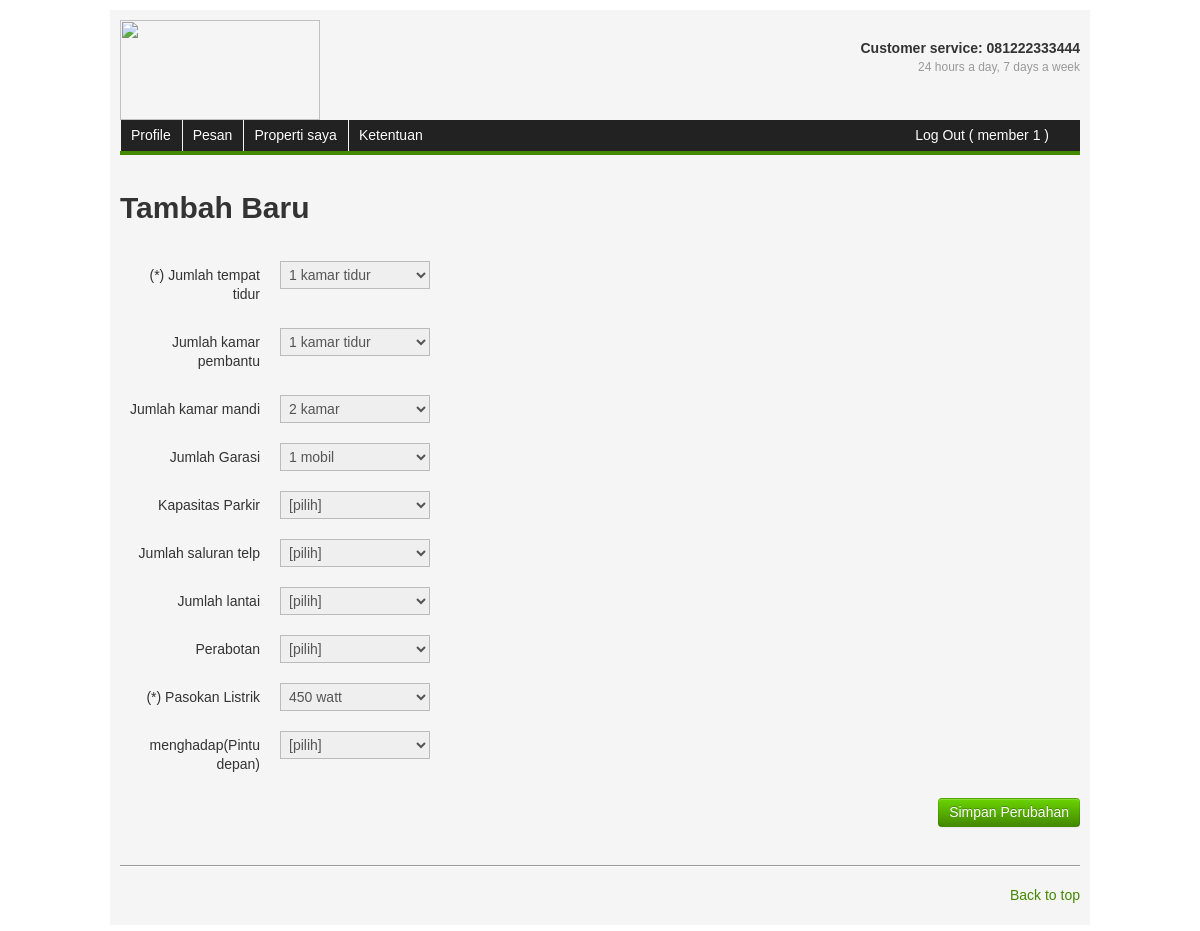
Screenshot of /member/listing/additional_info/1/show_edit/done (signed in) with the database file from the repository.
### tables this page shows
CREATE TABLE IF NOT EXISTS `tbl_config` (
  `item` varchar(50) DEFAULT NULL,
  `value` varchar(50) DEFAULT NULL
);

CREATE TABLE IF NOT EXISTS `tbl_listing` (
  `id` int(10) NOT NULL AUTO_INCREMENT,
  `jenis_iklan` enum('premium','gratis') DEFAULT 'gratis',
  `bukti_pembayaran` varchar(50) DEFAULT NULL,
  `bukti_pembayaran_status` enum('none','pending','ok','error') DEFAULT NULL,
  `tgl_pembayaran` date DEFAULT NULL,
  `premium_tgl_berakhir` date DEFAULT NULL,
  `id_member` smallint(6) DEFAULT NULL,
  `tgl_buat` datetime DEFAULT NULL,
  `is_verified` enum('Y','N') DEFAULT 'N',
  `tgl_terjual` datetime DEFAULT NULL,
  `last_edit` timestamp NULL DEFAULT CURRENT_TIMESTAMP ON UPDATE CURRENT_TIMESTAMP,
  `tipe_listing` enum('jual','sewa') DEFAULT 'jual',
  `id_tipe_properti` tinyint(4) DEFAULT NULL,
  `judul_listing` varchar(150) DEFAULT NULL,
  `lat` varchar(150) DEFAULT NULL,
  `lng` varchar(150) DEFAULT NULL,
  `deskripsi_listing` text,
  `provinsi` varchar(2) DEFAULT NULL,
  `kabupaten` varchar(4) DEFAULT NULL,
  `kecamatan` varchar(7) DEFAULT NULL,
  `alamat_lengkap` text,
  `tipe_harga` enum('nego','diminta','kisaran') DEFAULT 'diminta',
  `harga` double DEFAULT NULL,
  `satuan_harga` enum('ribu','juta','milyar') DEFAULT 'juta',
  `satuan_sebenarnya` double DEFAULT NULL,
  `id_jns_sertifikat` tinyint(4) DEFAULT NULL,
  `luas_bangunan` float DEFAULT '0' COMMENT 'meter persegi',
  `dimensi_bangunan` varchar(50) DEFAULT NULL COMMENT 'meter x meter',
  `luas_tanah` float DEFAULT '0' COMMENT 'meter persegi',
  `dimensi_tanah` varchar(50) DEFAULT NULL COMMENT 'meter x meter',
  `thn_pembangunan` smallint(6) DEFAULT NULL,
  `jml_kamar_tidur` tinyint(4) DEFAULT '0',
  `jml_kamar_pembantu` tinyint(4) DEFAULT '0',
  `jml_kamar_mandi` tinyint(4) DEFAULT '0',
  `jml_garasi` tinyint(4) DEFAULT '0',
  `jml_carport` tinyint(4) DEFAULT '0',
  `jml_saluran_telp` tinyint(4) DEFAULT '0',
  `jml_lantai` tinyint(4) DEFAULT '0',
  `kondisi` enum('takberperabot','sebagian','lengkap') DEFAULT 'takberperabot',
  `pasokan_listrik` varchar(50) DEFAULT NULL,
  `menghadap` enum('north','neast','nweast','east','weast','seast','sweast','south') DEFAULT NULL COMMENT 'menghadap(pintu depan)',
  `new_house` enum('Y','N') DEFAULT 'N',
  `has_sold` enum('Y','N') DEFAULT 'N',
  `total_dilihat` int(10) DEFAULT '0',
  `verification_code` varchar(50) DEFAULT NULL,
  PRIMARY KEY (`id`)
);

CREATE TABLE IF NOT EXISTS `tbl_pasokan_listrik` (
  `id` smallint(6) DEFAULT NULL,
  `besar` varchar(50) DEFAULT NULL
);

### jualrumah/views/member/listing/additional_info.php (the view, shortened to what the rows shown need)
<div class="row">
    <div class="span12">
        <div class="page-header">
    		<h1><?php echo 'Tambah Baru';?></h1>
    	</div>
    </div>
</div>
<div class="row">
  <div class="span12">
      <form class="form-horizontal" method="post" action="<?php echo base_url()?>member/listing/additional_info/<?php echo $listing_id; ?>/submit/<?php echo $status; ?>" accept-charset="UTF-8">
        	<div class="control-group">
        	   <label for="focusedInput" class="control-label">(*) <?php echo 'Jumlah tempat tidur'; ?></label>
        	   <div class="controls">
        			<select name="jml_kamar_tidur" id="jml_kamar_tidur" class="input-medium focused">
        			      <?php
        			      for($i = 0;$i <= 10 ;$i++){
                             if($i == 0){
                               ?>
                                  <option  <?php if(isset($data['jml_kamar_tidur'])){ echo $data['jml_kamar_tidur'] == "0"  ? 'selected="selected"' : ''; } ?> value="0">Studio</option>
                               <?php
                             }elseif ($i == 10){
                                 ?>
                                  <option <?php if(isset($data['jml_kamar_tidur'])){ echo $data['jml_kamar_tidur'] == "10" ? 'selected="selected"' : ''; } ?> value="10+">10+ <?php echo 'kamar tidur'; ?></option>
                                 <?php
                             }else{
                                 ?>
                                 <option <?php if(isset($data['jml_kamar_tidur'])){ echo $data['jml_kamar_tidur'] == $i ? 'selected="selected"' : ''; } ?> value="<?php echo $i;?>"> <?php echo $i . ' kamar tidur'; ?>  </option>
                                 <?php
                             }
                          }
        			    ?>
        			</select>
        	  </div>
        	</div>
        	<div class="control-group">
        	   <label for="focusedInput" class="control-label"><?php echo 'Jumlah kamar pembantu';?></label>
        	   <div class="controls">
        			<select name="jml_kamar_pembantu" id="jml_kamar_pembantu" class="input-medium focused">
        			    <?php
        			      for($i = 1;$i <= 10 ;$i++){
                             if ($i == 10){
                                 ?>
                                  <option <?php if(isset($data['jml_kamar_pembantu'])){ echo $data['jml_kamar_pembantu'] == 10 ? 'selected="selected"' : ''; } ?> value="10+">10+</option>
                                 <?php
                             }else{
                                 ?>
                                 <option <?php if(isset($data['jml_kamar_pembantu'])){ echo $data['jml_kamar_pembantu'] == $i ? 'selected="selected"' : ''; } ?> value="<?php echo $i;?>"><?php echo $i .' kamar tidur' ;?>  </option>
                                 <?php
                             }
                          }
        			    ?>
        			</select>
        	  </div>
        	</div>
        	<div class="control-group">
        	   <label for="focusedInput" class="control-label"><?php echo 'Jumlah kamar mandi'; ?></label>
        	   <div class="controls">
        			<select name="jml_kamar_mandi" id="jml_kamar_mandi" class="input-medium focused">
        			    <?php
        			      for($i = 1;$i <= 10 ;$i++){
                             if ($i == 10){
                                 ?>
                                  <option <?php if(isset($data['jml_kamar_mandi'])){ echo $data['jml_kamar_mandi'] == 10 ? 'selected="selected"' : ''; } ?> value="10+">10+ <?php echo 'Kamar';?></option>
                                 <?php
                             }else{
                                 ?>
                                 <option <?php if(isset($data['jml_kamar_mandi'])){ echo $data['jml_kamar_mandi'] == $i ? 'selected="selected"' : ''; } ?> value="<?php echo $i;?>"><?php echo $i .' kamar' ;?>  </option>
                                 <?php
                             }
                          }
        			    ?>
        			</select>
        	  </div>
        	</div>
        	<div class="control-group">
        	   <label for="focusedInput" class="control-label"><?php echo 'Jumlah Garasi'; ?></label>
        	   <div class="controls">
        			<select name="jml_garasi" id="jml_garasi" class="input-medium focused">
        			    <?php
        			      for($i = 1;$i <= 10 ;$i++){
                             if ($i == 10){
                                 ?>
                                  <option <?php if(isset($data['jml_garasi'])){ echo $data['jml_garasi'] == 10 ? 'selected="selected"' : ''; } ?> value="10+">10+ <?php echo 'mobil'?></option>
                                 <?php
                             }else{
                                 ?>
                                 <option <?php if(isset($data['jml_garasi'])){ echo $data['jml_garasi'] == $i ? 'selected="selected"' : ''; } ?> value="<?php echo $i;?>"><?php echo $i .' ' . 'mobil' ;?>  </option>
                                 <?php
                             }
                          }
        			    ?>
        			</select>
        	  </div>
        	</div>
        	<div class="control-group">
        	   <label for="focusedInput" class="control-label"><?php echo 'Kapasitas Parkir'; ?></label>
        	   <div class="controls">
        			<select name="jml_carport" id="jml_carport" class="input-medium focused">
        			    <option value=""><?php echo  '[pilih]';?></option>
        			</select>
        	  </div>
        	</div>
        	<div class="control-group">
        	   <label for="focusedInput" class="control-label"><?php echo 'Jumlah saluran telp'; ?></label>
        	   <div class="controls">
        			<select name="jml_saluran_telp" id="jml_saluran_telp" class="input-medium focused">
        			    <option value=""><?php echo  '[pilih]';?></option>
        			</select>
        	  </div>
        	</div>
        	<div class="control-group">
        	   <label for="focusedInput" class="control-label"><?php echo 'Jumlah lantai'; ?></label>
        	   <div class="controls">
        			<select name="jml_lantai" id="jml_lantai" class="input-medium focused">
        			    <option value=""><?php echo  '[pilih]';?></option>
        			</select>
        	  </div>
        	</div>
        	<div class="control-group">
        		<label for="focusedInput" class="control-label"><?php echo 'Perabotan'; ?></label>
        		<div class="controls">
        			<select name="kondisi" id="kondisi" class="input-medium focused">
        				<option value=""><?php echo  '[pilih]';?></option>
        			</select>
        		</div>
        	</div>
        	<div class="control-group">
        		<label for="focusedInput" class="control-label">(*) <?php echo 'Pasokan Listrik'; ?></label>
        		<div class="controls">
        			<select name="pasokan_listrik" id="pasokan_listrik" class="input-medium focused">
        				<?php foreach ($m_pasokan_listrik as $r_listrik) {?>
        				    <option <?php if(isset($data['pasokan_listrik'])){ echo $r_listrik->id == $data['pasokan_listrik'] ? 'selected="selected"' : ''  ?> value="<?php echo $r_listrik->id;}?>"><?php echo $r_listrik->besar;?></option>
        				<?php }?>
        			</select>
        		</div>
        	</div>
        	<div class="control-group">
        		<label for="focusedInput" class="control-label"><?php echo 'menghadap(Pintu depan)' ?></label>
        		<div class="controls">
        			<select name="menghadap" id="menghadap" class="input-medium focused">
        			    <option value=""><?php echo  '[pilih]';?></option>
        			</select>
        		</div>
        	</div>
        	<div class="control-group">
        		<div class="controls">
        		<?php if($status == 'go_next'):?>
                    <button type="submit" class="btn btn-primary pull-right"><?php echo 'Lanjut =>'; ?></button>
                <?php else:?>
                    <button type="submit" class="btn btn-primary pull-right"><?php echo 'Simpan Perubahan'; ?></button>
                <?php endif;?>
        		</div>
        	</div>
        </form>
   </div>
</div>

### jualrumah/views/view_index.php (shortened to what the rows shown need)
<!DOCTYPE html PUBLIC "-//W3C//DTD XHTML 1.0 Transitional//EN" "http://www.w3.org/TR/xhtml1/DTD/xhtml1-transitional.dtd">
<html xmlns="http://www.w3.org/1999/xhtml">
   <head>
      <link id="switch_style" href="<?php echo base_url();?>assets/web/css/bootstrap.css" rel="stylesheet" />
      <link id="switch_style" href="<?php echo base_url();?>assets/web/css/real_estate.css" rel="stylesheet" />
      <link rel="stylesheet" href="<?php echo base_url()?>assets/web/js/jquery.aw-showcase/css/style.css" />
      <link rel="stylesheet" href="<?php echo base_url()?>assets/web/js/badger/badger.min.css" />
      <link rel="stylesheet" href="<?php echo base_url();?>assets/web/js/sticky/sticky.min.css" />
      <link rel="stylesheet" href="<?php echo base_url();?>assets/easy-autocomplete/easy-autocomplete.css" />
   </head>
   <body>
      <div class="container" style="background-color:#f5f5f5;padding:10px">
         <?php
            $cs_phone = get_setting('cs_phone');
            ?>
         <div class="row" style="height:100px">
            <div class="span4 logo">
               <a href="<?php echo base_url()?>">
                  <div class="row">
                     <div class="span1">
                        <img src="<?php echo base_url();?>uploads/logo.jpg" alt="" height="100" width="200"/>
                     </div>
                     <div class="span3">
                        <h1>
                           <small>Bursa Properti Online</small><br />
                        </h1>
                     </div>
                  </div>
               </a>
            </div>
            <div class="span4 customer_service pull-right text-right">
               <br />
               <h4>Customer service: <?php echo $cs_phone;?></h4>
               <h4>
                  <small>24 hours a day, 7 days a week</small>
               </h4>
            </div>
         </div>
         <div class="row">
            <div class="span12">
               <div class="navbar">
                  <div class="navbar-inner">
                     <div class="container">
                        <div class="nav-collapse">
                           <ul class="nav">
                              <?php if($this->session->userdata('sudah_login') == 1){ ?>
                                <li><a href="<?php echo base_url()?>member/profile/<?php echo $this->session->userdata('nama_lengkap')?>">Profile</a></li>
                                <li><a href="<?php echo base_url()?>member/message/<?php echo $this->session->userdata('nama_lengkap')?>">Pesan</a></li>
                                <li><a href="<?php echo base_url()?>member/listing/<?php echo $this->session->userdata('nama_lengkap')?>">Properti saya</a></li>
                                <li><a href="<?php echo base_url()?>conditions">Ketentuan</a></li>
                            <?php } ?>
                           </ul>
                           <ul class="nav pull-right">
                              <?php if($this->session->userdata('sudah_login') == 0):?>
                              <li class="dropdown">
                                 <a class="dropdown-toggle" href="#" data-toggle="dropdown">Daftar <strong class="caret"></strong></a>
                                 <div class="dropdown-menu">
                                    <form action="<?php echo base_url()?>signup" method="post" >
                                       <input type="email" name="email" placeholder="Email" size="30" />
                                       <input type="text" name="nama_depan" placeholder="Nama Depan" size="30" />
                                       <input type="text" name="nama_belakang" placeholder="Nama belakang" size="30" />
                                       <input type="text" name="no_telp" placeholder="No.Telp" size="30" />
                                       <input type="password" name="pass" placeholder="Password" size="30" />
                                       <input type="password" name="pass_confirm" placeholder="Ulangi" size="30" />
                                       <input class="btn btn-primary" type="submit" name="commit" value="Daftar" />
                                    </form>
                                 </div>
                              </li>
                              <li class="dropdown">
                                 <a class="dropdown-toggle" href="#" data-toggle="dropdown">Login <strong class="caret"></strong></a>
                                 <div class="dropdown-menu">
                                    <form action="<?php echo base_url()?>member/login" method="post">
                                       <input type="text" name="email" placeholder="Email" size="30" />
                                       <input type="password" name="password" placeholder="Password" size="30" />
                                       <input class="btn btn-primary" type="submit" name="commit" value="Login" />
                                    </form>
                                 </div>
                              </li>
                              <?php else:?>
                              <li><a href="<?php echo base_url()?>member/logout" class="first">Log Out ( <?php echo $this->session->userdata('nama_depan')?> )</a></li>
                              <?php endif;?>
                           </ul>
                        </div>
                     </div>
                  </div>
               </div>
            </div>
         </div>
         <?php      include $page_name . ".php";    ?>
         <footer>
            <hr />
            <p class="pull-right"><a href="#">Back to top</a></p>
         </footer>
      </div>
   </body>
</html>

### rows the page displays
tbl_config: value "081222333444"
tbl_listing: jml_kamar_tidur "1 kamar tidur", jml_kamar_pembantu "1 kamar tidur", jml_kamar_mandi "2 kamar", jml_garasi "1 mobil", pasokan_listrik "450 watt"

### other values shown
$this->session->userdata('nama_depan') "member 1"
